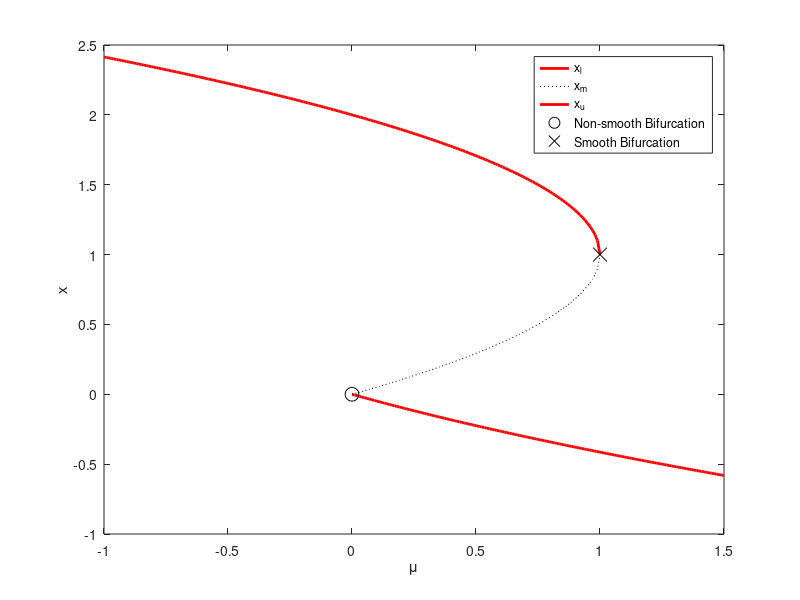

MATLAB code for this plot:
%One dimensional bifurcation diagram.

mulower=linspace(0,1.5,150);
lower=@(mu)(1-sqrt(1+mu));
xlower=lower(mulower);

muupper=linspace(-1,1,200);
upper=@(mu)(1+sqrt(1-mu));
xupper=upper(muupper);

mumid=linspace(0,1,100);
middle=@(mu)(1-sqrt(1-mu));
xmid=middle(mumid);

figure(1)
plot(mulower,xlower,'r','linewidth',2)
hold on
plot(mumid,xmid,'k:')
plot(muupper,xupper,'r','linewidth',2)
plot(0,0,'ko','markersize',10)
plot(1,1,'kx','markersize',10)
xlabel('\mu')
ylabel('x')
legend('x_l','x_m','x_u','Non-smooth Bifurcation','Smooth Bifurcation')
